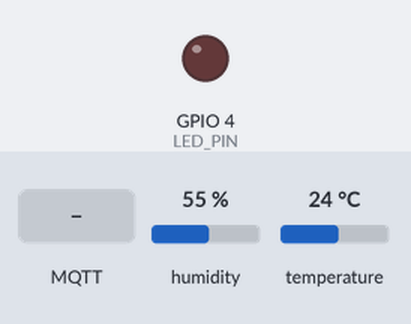
A sketch run on a simulated ESP32. Shown: output pins drawn as LEDs (lit = HIGH). Inputs (shaded band) come from the test bench; at power-on: humidity 55 %, temperature 24 °C. WiFi joins after 1.5 s; servers stay silent unless stated; no MQTT or app messages arrive unless stated; what the sketch prints to the serial monitor is not drawn.

Above: at 2.7 s.
2.8 s: MQTT message "ON" arrives on the first subscribed topic
At 3.7 s:
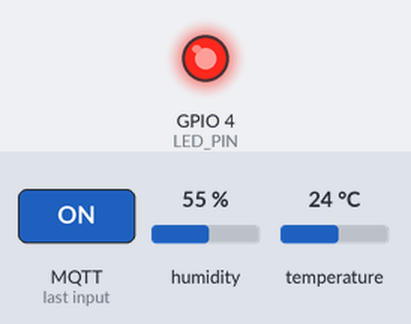
4.3 s: MQTT message "OFF" arrives on the first subscribed topic
At 4.8 s:
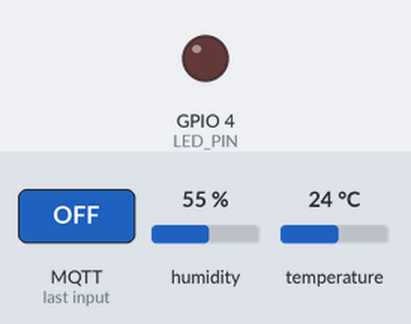
6.5 s: MQTT message "1" arrives on the first subscribed topic
At 7.7 s:
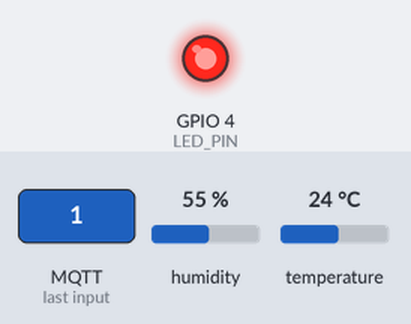
8.0 s: MQTT message "0" arrives on the first subscribed topic
At 8.8 s:
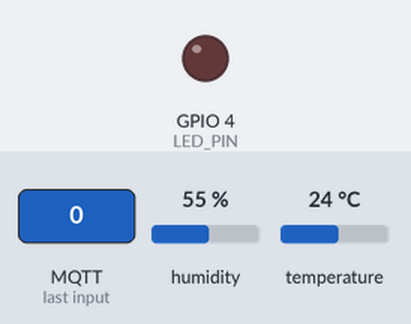
Timing chart, 0 to 10.5 s (numbered marks = the images above; inputs shaded):
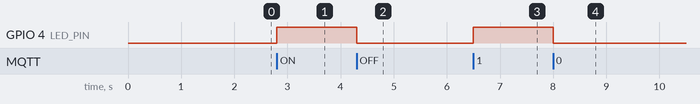

The sketch:

sketch.ino
```cpp
#include <Arduino.h>
#include <WiFi.h>
#include <PubSubClient.h>
#include <DHT.h>

// ============================================================================
// CAU HINH MQTT BROKER — DAN HOST VA PORT CUA TUNNEL VAO DAY
// ----------------------------------------------------------------------------
// Wokwi chay tren web nen KHONG truy cap duoc IP LAN (192.168.x.x).
// Tren May 1 (Broker), chay file broker/start-tunnel.bat (ngrok tcp 1883)
// hoac dung phuong an du phong playit.gg, sau do dan host va port cong khai
// vao 2 hang so ben duoi.
//
// Vi du dong Forwarding cua ngrok:
//   tcp://0.tcp.xx.ngrok.io:12345 -> localhost:1883
//   -> MQTT_HOST = "0.tcp.xx.ngrok.io"   (KHONG ghi tien to tcp://)
//   -> MQTT_PORT = 12345
//
// Luu y:
// - Host ngrok la TEN MIEN nen dung duoc truc tiep voi PubSubClient (ESP32 tu phan giai DNS).
// - Moi lan chay lai ngrok ban mien phi thi host va port SE DOI,
//   bat buoc phai cap nhat lai 2 hang so nay trong sketch.ino truoc khi mo phong!
// - Neu dung Wokwi IoT Gateway (Wokwi Club), thay bang host/port cua gateway.
// ============================================================================
constexpr char MQTT_HOST[] = "REPLACE_WITH_BROKER_TUNNEL_HOST";  // dan host cua tunnel vao day
constexpr uint16_t MQTT_PORT = 1883;                             // dan port cua tunnel vao day

// Giu nguyen topic prefix de khop voi Java Client (Cmd va Form)
constexpr char TOPIC_PREFIX[] = "lopmang-iot/esp32-demo-01";

namespace {
constexpr uint8_t DHT_PIN = 16;
constexpr uint8_t LED_PIN = 4;
constexpr uint8_t DHT_TYPE = DHT22;
constexpr char WIFI_SSID[] = "Wokwi-GUEST";
constexpr uint32_t PUBLISH_INTERVAL_MS = 5000;

char telemetryTopic[96];
char ledCommandTopic[96];
WiFiClient wifiClient;
PubSubClient mqttClient(wifiClient);
DHT dht(DHT_PIN, DHT_TYPE);
uint32_t lastPublish = 0;

// Xu ly lenh bat/tat LED nhan tu topic <prefix>/led/set
void onMqttMessage(char *topic, byte *payload, unsigned int length) {
  if (strcmp(topic, ledCommandTopic) != 0) return;

  String command;
  command.reserve(length);
  for (unsigned int i = 0; i < length; ++i) {
    command += static_cast<char>(payload[i]);
  }
  command.trim();
  command.toUpperCase();

  if (command == "ON" || command == "1") {
    digitalWrite(LED_PIN, HIGH);
    Serial.println("MQTT: LED ON");
  } else if (command == "OFF" || command == "0") {
    digitalWrite(LED_PIN, LOW);
    Serial.println("MQTT: LED OFF");
  } else {
    Serial.printf("MQTT: Bo qua lenh khong hop le: %s\n", command.c_str());
  }
}

void connectWifi() {
  if (WiFi.status() == WL_CONNECTED) return;
  Serial.printf("Connecting to WiFi %s", WIFI_SSID);
  WiFi.begin(WIFI_SSID, "", 6);
  while (WiFi.status() != WL_CONNECTED) {
    delay(300);
    Serial.print('.');
  }
  Serial.printf("\nWiFi connected; IP: %s\n", WiFi.localIP().toString().c_str());
}

void connectMqtt() {
  while (!mqttClient.connected()) {
    // Tao clientId duy nhat theo MAC cua ESP32
    String clientId = "esp32-iot-" + String(static_cast<uint32_t>(ESP.getEfuseMac()), HEX);
    Serial.printf("Connecting to MQTT %s:%u... ", MQTT_HOST, MQTT_PORT);
    if (mqttClient.connect(clientId.c_str())) {
      Serial.println("MQTT connected");
      mqttClient.subscribe(ledCommandTopic);
      Serial.printf("Subscribed: %s\n", ledCommandTopic);
    } else {
      Serial.printf("failed (state %d); retry in 3 seconds\n", mqttClient.state());
      delay(3000);
    }
  }
}

// Doc nhiet do/do am tu DHT22 va publish dang JSON len <prefix>/telemetry
void publishReadings() {
  const float humidity = dht.readHumidity();
  const float temperature = dht.readTemperature();
  if (isnan(humidity) || isnan(temperature)) {
    Serial.println("DHT22 read failed; check wiring");
    return;
  }

  char payload[96];
  snprintf(payload, sizeof(payload),
           "{\"temperature_c\":%.1f,\"humidity_percent\":%.1f}",
           temperature, humidity);

  if (mqttClient.publish(telemetryTopic, payload)) {
    Serial.printf("Published %s -> %s\n", telemetryTopic, payload);
  } else {
    Serial.println("MQTT publish failed");
  }
}
}  // namespace

void setup() {
  Serial.begin(115200);
  pinMode(LED_PIN, OUTPUT);
  digitalWrite(LED_PIN, LOW);
  dht.begin();

  snprintf(telemetryTopic, sizeof(telemetryTopic), "%s/telemetry", TOPIC_PREFIX);
  snprintf(ledCommandTopic, sizeof(ledCommandTopic), "%s/led/set", TOPIC_PREFIX);

  mqttClient.setServer(MQTT_HOST, MQTT_PORT);
  mqttClient.setCallback(onMqttMessage);

  connectWifi();
  connectMqtt();
}

void loop() {
  if (WiFi.status() != WL_CONNECTED) connectWifi();
  if (!mqttClient.connected()) connectMqtt();
  mqttClient.loop();

  const uint32_t now = millis();
  if (now - lastPublish >= PUBLISH_INTERVAL_MS) {
    lastPublish = now;
    publishReadings();
  }
}
```

Measured:
- after the input at 2.8 s, GPIO 4 (LED_PIN): LOW → HIGH at once
- after the input at 4.3 s, GPIO 4 (LED_PIN): HIGH → LOW at once
- after the input at 6.5 s, GPIO 4 (LED_PIN): LOW → HIGH at once
- after the input at 8.0 s, GPIO 4 (LED_PIN): HIGH → LOW at once
